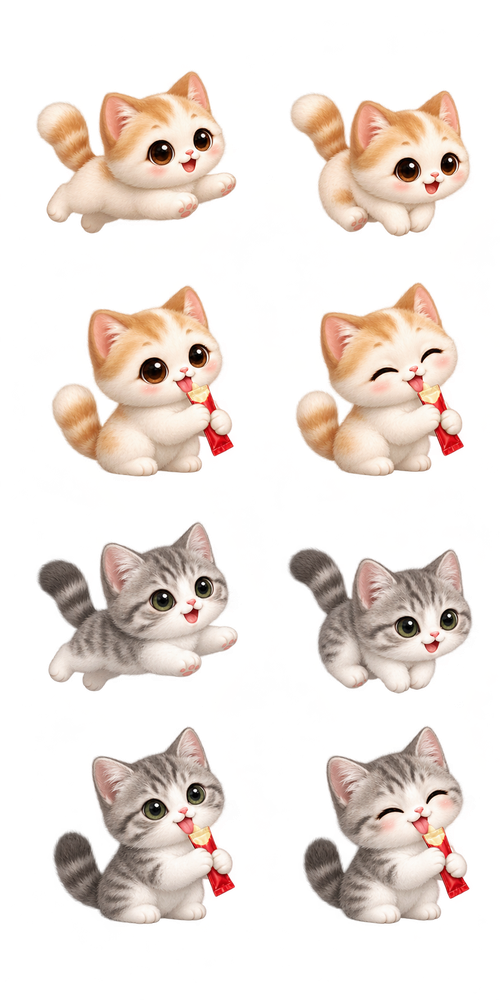
#> input picture assets/cat-jump-churu.png, 500 x 1000 px, shrunk from 887 x 1774 before the run, found by its file name
$ python pack_cream_fallback.py ../assets/cat-jump-churu.png
#> lines starting #> are read from the running program, lines starting #| are printed output that depends on the picture; after the words box and inside, x2 and y2 are one past the last pixel; in counts of white or black regions, pixels touching at a corner belong together
#!/usr/bin/env python3
"""Pack only Cream's legacy cells; source pixels are copied without retouching.

Input: directory containing the v2.0.13 mixed legacy atlases. Reproduce via
`git archive 0979f25 assets | tar -x -C /tmp/old-cats`, then pass its assets dir.
The care sheets are deliberately untouched. This removes retired characters
from distributed resources while keeping canonical crop pixels identical.
"""
import argparse
from pathlib import Path
import numpy as np
from PIL import Image

ROOT=Path(__file__).resolve().parents[1]
JOBS=[('cat-jump-churu.png','cream-extra.png',2,8,4),
      ('cat-gestures.png','cream-gestures.png',2,8,4),
      ('cat-recline.png','cream-recline.png',2,4,2),
      ('companions-hang.png','cream-hang.png',5,10,1),
      ('companions-sleep.png','cream-sleep.png',4,20,2)]

def main():
    parser=argparse.ArgumentParser();parser.add_argument('source',type=Path);args=parser.parse_args()
    for source,target,columns,count,keep in JOBS:
        image=Image.open(args.source/source).convert('RGBA');a=np.array(image)
#> in main, image is the input picture: PIL image 500x1000 RGBA; mean R, G, B, A 102.7, 86.7, 74.3, 82.8
        a[a[:,:,3]<=16]=0;image=Image.fromarray(a)
#> after `a[a[:, :, 3] <= 16] = 0`:
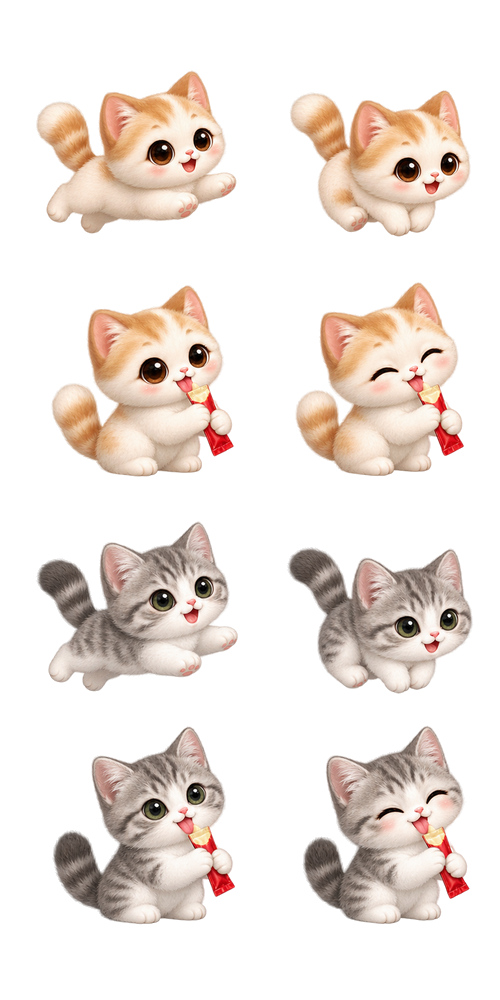
#> a: shape (1000, 500, 4); 16.34% of pixels changed, all inside (x1, y1, x2, y2) = (0, 16, 500, 1000); transparent parts drawn white
        w,h=image.size;rows=count//columns;cuts=[i*h//rows for i in range(rows+1)]
#> after `w, h = image.size`: w = 500; h = 1000
#> after `cuts = [i * h // rows for i in range(rows + 1)]`: cuts = [0, 250, 500, 750, 1000]
        if columns==2 or source=='companions-sleep.png':
            for split in range(1,rows):
                mid=split*h//rows;radius=h//rows//4
                low=max(cuts[split-1]+1,mid-radius);high=min(h-(rows-split),mid+radius)
                cuts[split]=min(range(low,high+1),key=lambda y:(int((a[y,:,3]>16).sum()),abs(y-mid)))
#> this loop made 3 passes
#> low on passes 2 to 3: 438, 688
#> after the loop, cuts = [0, 250, 500, 724, 1000]
        frames=[]
        for index in range(keep):
            x0=(index%columns)*w//columns;x1=(index%columns+1)*w//columns
            y0,y1=cuts[index//columns:index//columns+2]
            ys,xs=np.where(a[y0:y1,x0:x1,3]>16)
            box=(max(x0,x0+int(xs.min())-2),max(y0,y0+int(ys.min())-2),
                 min(x1,x0+int(xs.max())+3),min(y1,y0+int(ys.max())+3))
            frames.append(image.crop(box))
#> this loop made 4 passes
#> (y0, y1, box) on passes 1 to 4: (0, 250, (34, 68, 239, 236)), (0, 250, (287, 88, 473, 239)), (250, 500, (49, 283, 236, 479)), (250, 500, (293, 280, 466, 478))
#> after the loop, frames = 4 items
        out_columns=min(2,keep);cell_w=max(f.width for f in frames)+8;cell_h=max(f.height for f in frames)+8
#> after `cell_w = max((f.width for f in frames)) + 8`: cell_w = 213
#> after `cell_h = max((f.height for f in frames)) + 8`: cell_h = 206
        packed=Image.new('RGBA',(cell_w*out_columns,cell_h*(keep//out_columns)))
#> packed: PIL image 426x412 RGBA; every value is 0
        for i,frame in enumerate(frames):packed.paste(frame,((i%out_columns)*cell_w+4,(i//out_columns)*cell_h+4))
#> this loop made 4 passes
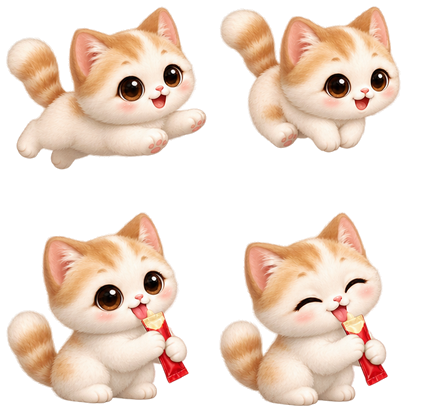
#> packed: PIL image 426x412 RGBA; mean R, G, B, A 107.8, 89.5, 76.4, 117.7; transparent parts drawn white
        packed.save(ROOT/'assets'/target)
        print(f'{source}: kept {keep}/{count} cells -> {target}')
#> pass 2 of the loop in main, `for source,target,columns,count,keep in JOBS:`:
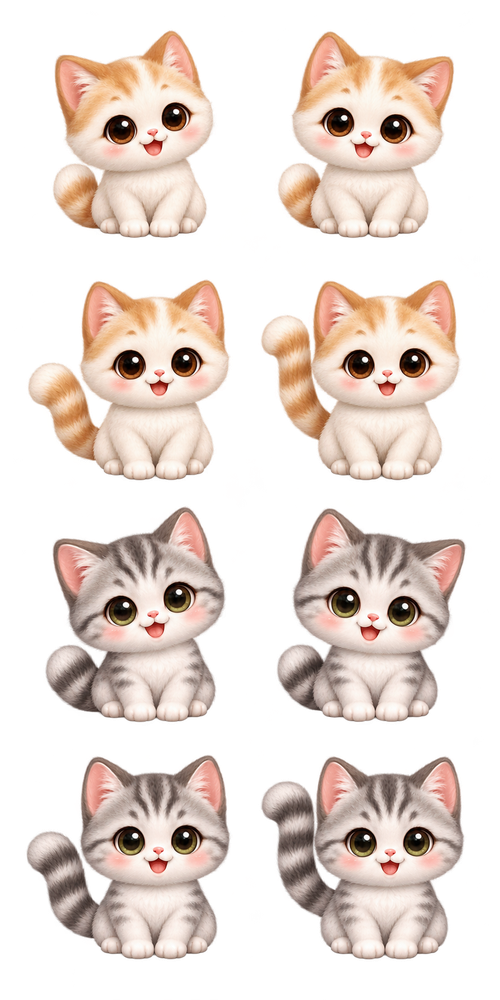
#> input picture assets/cat-gestures.png, 500 x 1000 px, shrunk from 887 x 1774 before the run, found by its file name
#> in main, image is the input picture: PIL image 500x1000 RGBA; mean R, G, B, A 101.7, 87.6, 79, 110.3
#> in main, `a[a[:, :, 3] <= 16] = 0`:
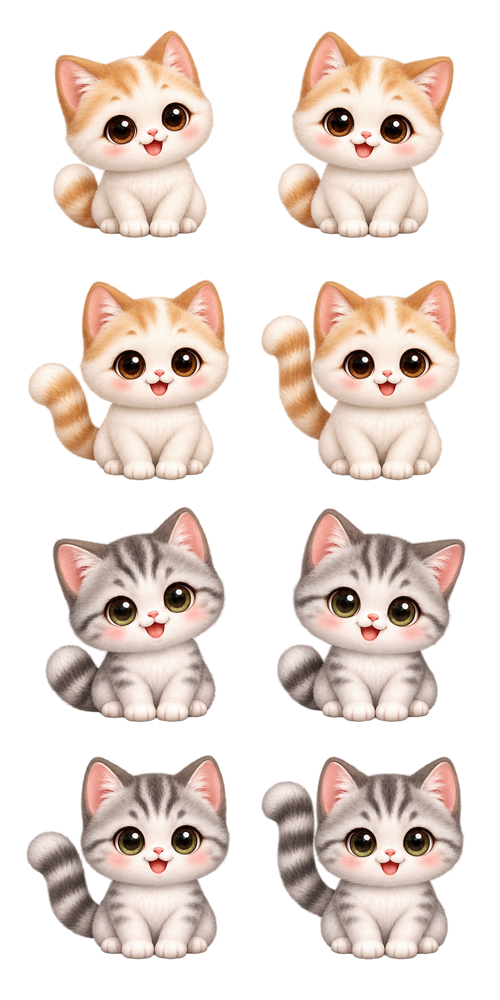
#> a: shape (1000, 500, 4); 4.71% of pixels changed, all inside (x1, y1, x2, y2) = (13, 11, 492, 1000); transparent parts drawn white
#> in main, `cuts = [i * h // rows for i in range(rows + 1)]`: cuts = [0, 250, 500, 750, 1000]
#> the loop in main, `for split in range(1,rows):` made 3 passes
#> low on passes 1 to 3: 188, 438, 688
#> the loop in main, `for index in range(keep):` made 4 passes
#> (y0, y1, box) on passes 1 to 4: (0, 250, (50, 28, 217, 240)), (0, 250, (275, 29, 456, 240)), (250, 500, (26, 277, 233, 483)), (250, 500, (259, 278, 464, 483))
#> cell_w = 215
#> cell_h = 220
#> the loop in main, `for i,frame in enumerate(frames):packed.paste(frame,((i%out_columns)*c..` made 4 passes
#> after the loop in main, `for i,frame in enumerate(frames):packed.paste(frame,((i%out_columns)*c..`:
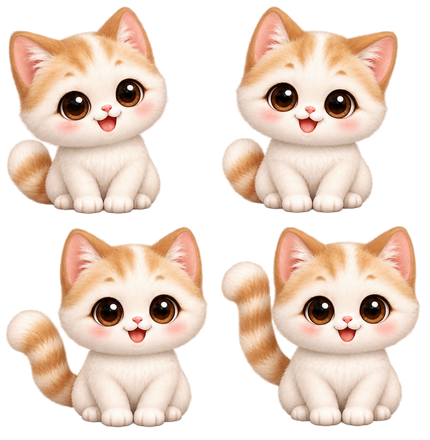
#> packed: PIL image 430x440 RGBA; mean R, G, B, A 127.3, 108.1, 94.9, 140.3; transparent parts drawn white
#> pass 3 of the loop in main, `for source,target,columns,count,keep in JOBS:`:
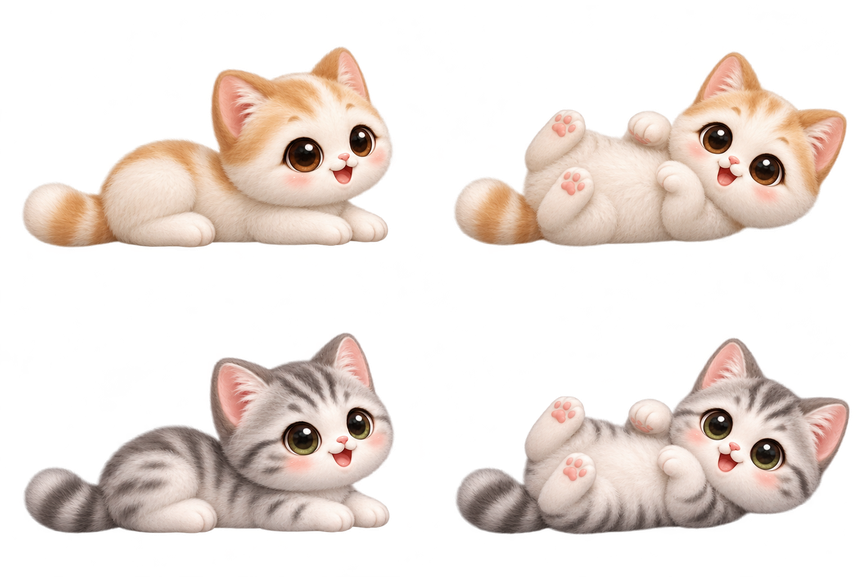
#> input picture assets/cat-recline.png, 866 x 577 px, shrunk from 1536 x 1024 before the run, found by its file name
#> in main, image is the input picture: PIL image 866x577 RGBA; mean R, G, B, A 78.3, 67.8, 61.4, 88.4
#> in main, `a[a[:, :, 3] <= 16] = 0`:
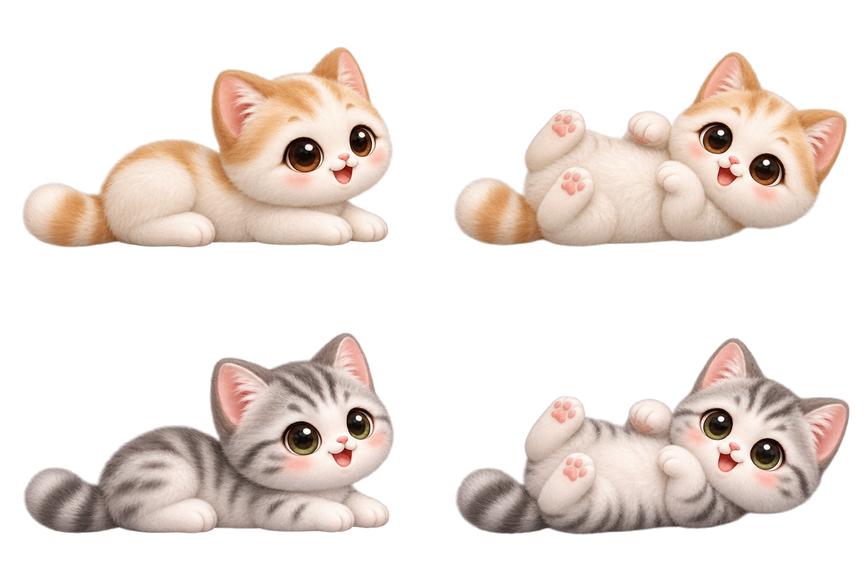
#> a: shape (577, 866, 4); 4.23% of pixels changed, all inside (x1, y1, x2, y2) = (0, 4, 863, 577); transparent parts drawn white
#> in main, `cuts = [i * h // rows for i in range(rows + 1)]`: cuts = [0, 288, 577]
#> the loop in main, `for split in range(1,rows):` made 1 pass
#> low on pass 1: 216
#> the loop in main, `for index in range(keep):` made 2 passes
#> (y0, y1, box) on passes 1 to 2: (0, 288, (19, 44, 396, 250)), (0, 288, (451, 49, 849, 249))
#> after the loop in main, `for index in range(keep):`: frames = 2 items
#> cell_w = 406
#> cell_h = 214
#> the loop in main, `for i,frame in enumerate(frames):packed.paste(frame,((i%out_columns)*c..` made 2 passes
#> after the loop in main, `for i,frame in enumerate(frames):packed.paste(frame,((i%out_columns)*c..`:
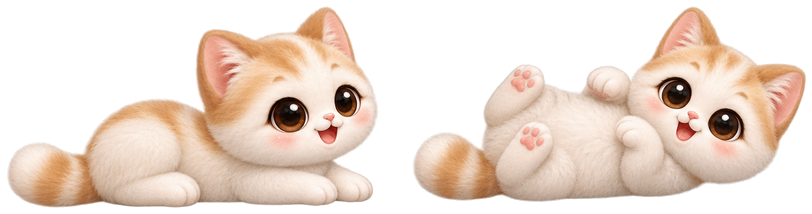
#> packed: PIL image 812x214 RGBA; mean R, G, B, A 113.1, 96.7, 85.3, 126.8; transparent parts drawn white
#> the loop made 4 passes; the first 3 are shown

#> (the run stopped early here; a loop or call above may not have finished)
